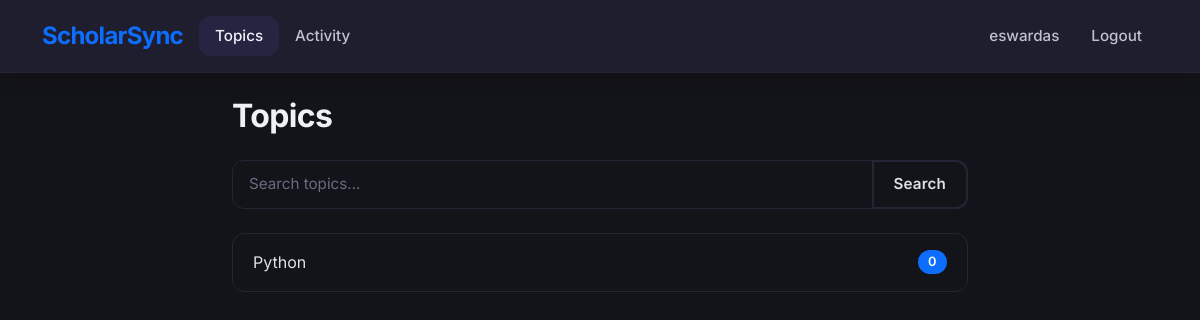
/topics/ (signed in), run on an earlier commit of the app's database.
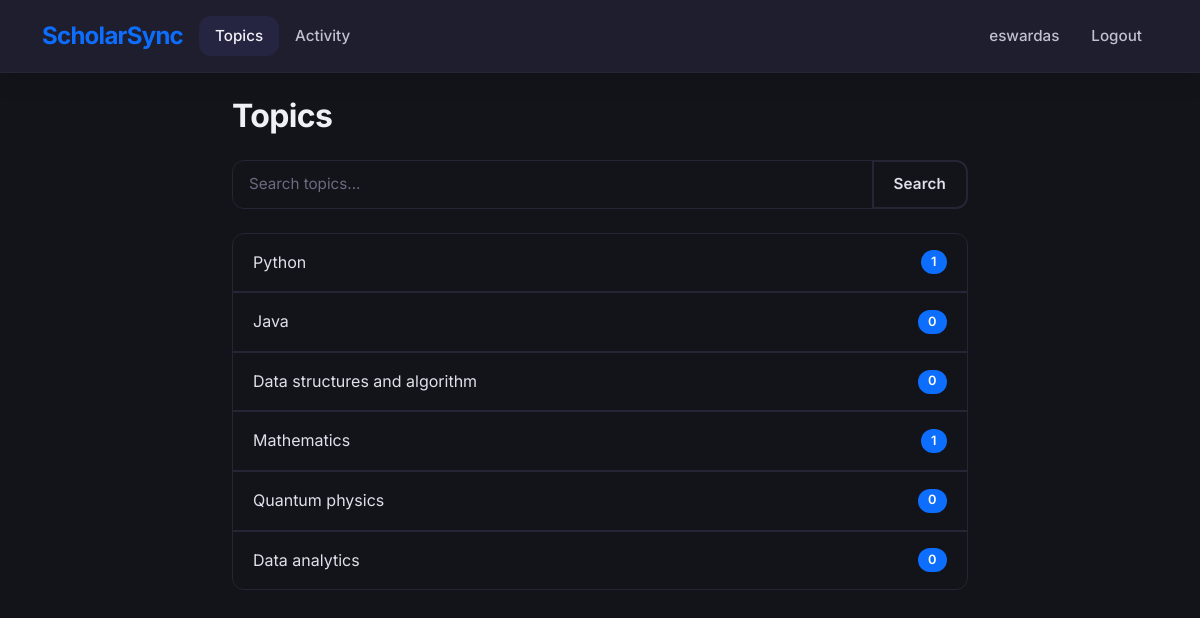
And on a later commit of the database.
### base/models.py (models this page shows, shortened)
class Topic(models.Model):
    name = models.CharField(max_length=200)

### base/views.py (the view)
# urls.py: path('topics/', views.topicsPage, name='topics'),
@login_required(login_url='login')
def topicsPage(request):
    q = request.GET.get('q') if request.GET.get('q') is not None else ''
    topics = Topic.objects.exclude(name='').filter(name__icontains=q)
    return render(request, 'base/topics.html', {'topics': topics})

### templates/base/topics.html (shortened to what this page needs)
<!DOCTYPE html>
<html>
<head>
    <link href="https://cdn.jsdelivr.net/npm/bootstrap@5.1.3/dist/css/bootstrap.min.css" rel="stylesheet">
    <link rel="stylesheet" href="/static/css/style.css">
</head>
<body class="bg-dark">
    <nav class="navbar navbar-expand-lg navbar-dark bg-black border-bottom border-secondary">
        <div class="container">
            <a class="navbar-brand fw-bold text-primary" href="{% url 'home' %}">ScholarSync</a>
            <div class="collapse navbar-collapse" id="navbarNav">
                <ul class="navbar-nav me-auto">
                    <li class="nav-item">
                        <a class="nav-link active text-light" href="{% url 'topics' %}">Topics</a>
                    </li>
                    <li class="nav-item">
                        <a class="nav-link text-light" href="{% url 'activity' %}">Activity</a>
                    </li>
                </ul>
                <ul class="navbar-nav">
                    {% if request.user.is_authenticated %}
                        <li class="nav-item">
                            <a class="nav-link text-light" href="{% url 'update-user' %}">{{request.user.username}}</a>
                        </li>
                        <li class="nav-item">
                            <a class="nav-link text-light" href="{% url 'logout' %}">Logout</a>
                        </li>
                    {% endif %}
                </ul>
            </div>
        </div>
    </nav>
    <div class="container mt-4">
        <div class="row">
            <div class="col-md-8 offset-md-2">
                <h2 class="text-white mb-4">Topics</h2>
                <form class="mb-4">
                    <div class="input-group">
                        <input type="text" name="q" class="form-control bg-dark text-light border-secondary" placeholder="Search topics..." value="{{request.GET.q}}">
                        <button class="btn btn-outline-secondary text-light border-secondary" type="submit">Search</button>
                    </div>
                </form>
                <div class="list-group">
                    {% for topic in topics %}
                        <a href="?q={{topic.name}}" class="list-group-item list-group-item-action d-flex justify-content-between align-items-center bg-dark text-light border-secondary">
                            <span>{{topic.name}}</span>
                            <span class="badge bg-primary rounded-pill">{{topic.room_set.count}}</span>
                        </a>
                    {% empty %}
                        <div class="alert alert-info bg-dark border-info text-info">
                            No topics found.
                        </div>
                    {% endfor %}
                </div>
            </div>
        </div>
    </div>
</body>
</html>

What changed in the data, as far as the page shows it:
computed for Topic "Python": room_set.count "0" → "1"
added Topic: name "Java", room_set.count "0"
added Topic: name "Data structures and algorithm", room_set.count "0"
added Topic: name "Mathematics", room_set.count "1"
added Topic: name "Quantum physics", room_set.count "0"
added Topic: name "Data analytics", room_set.count "0"
